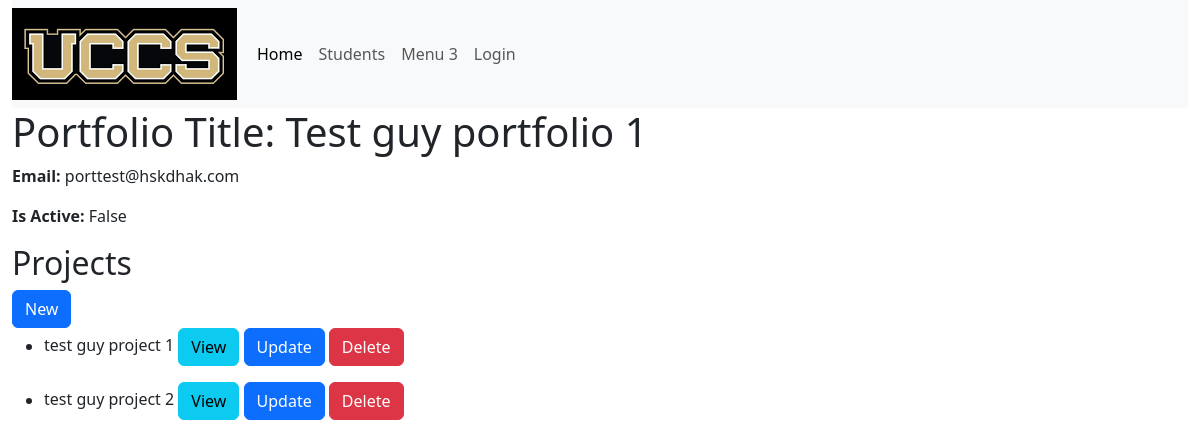
The app's page /portfolio/1, older data.
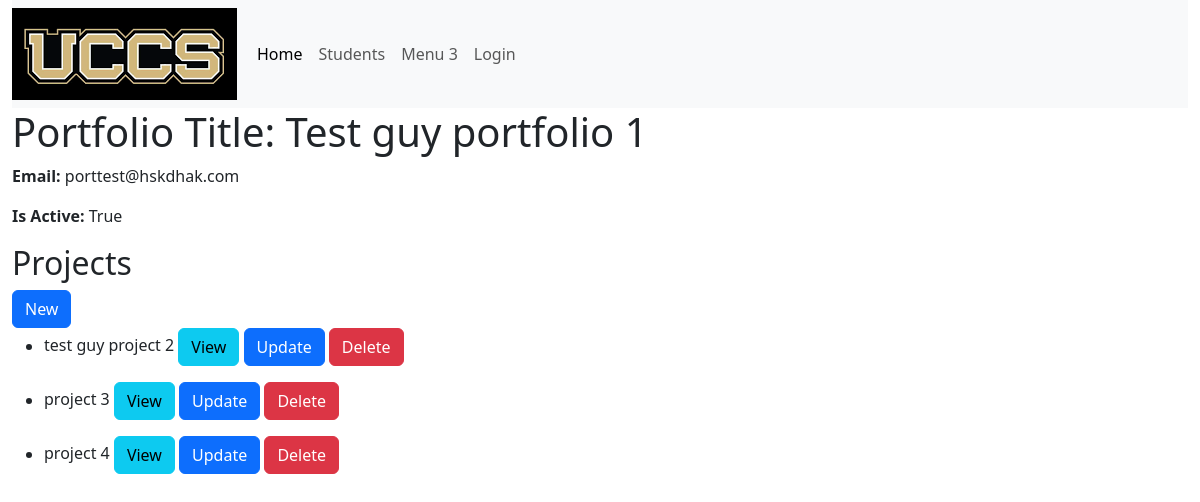
The same page, newer data.
### portfolio_app/models.py (models this page shows, shortened)
class Portfolio(models.Model):
    title = models.CharField(max_length=200)
    contact_email = models.CharField(max_length=200)
    is_active = models.BooleanField(default=False)
    about = models.TextField(blank=True)

class Project(models.Model):
    title = models.CharField(max_length=200)
    description = models.TextField()
    portfolio = models.ForeignKey(Portfolio, on_delete=models.CASCADE)
    def get_absolute_url(self):
        return reverse('project-detail', args=[str(self.id)])

### portfolio_app/views.py (the view)
# urls.py: path('portfolio/<int:pk>', views.PortfolioDetailView.as_view(), name='portfolio-detail'),
class PortfolioDetailView(generic.DetailView):
    model = Portfolio

### portfolio_app/templates/portfolio_app/portfolio_detail.html (shortened to what this page needs)
{% extends "portfolio_app/base_template.html" %}
{% block content %}
<h1>Portfolio Title: {{portfolio.title}}</h1>
<p><strong>Email: </strong> {{portfolio.contact_email}}</p>
<p><strong>Is Active: </strong> {{portfolio.is_active}}</p>
<h2>Projects</h2>
<a class="btn btn-primary" href="{% url 'create-project' portfolio_id=portfolio.id%}" role="button">New</a>
<ul>
{% for project in portfolio.project_set.all %}
    <li>{{ project.title }}
    <a class="btn btn-info" href="{{ project.get_absolute_url }}" role="button">View</a>
    <a class="btn btn-primary" href="{% url 'update-project' portfolio_id=portfolio.id project_id=project.id %}" role="button">Update</a>
    <a class="btn btn-danger" href="{% url 'delete-project' portfolio_id=portfolio.id project_id=project.id %}" role="button">Delete</a>
    </li>
{% empty %}
    <li>No projects found.</li>
{% endfor %}
</ul>
{% endblock %}

### portfolio_app/templates/portfolio_app/base_template.html (shortened to what this page needs)
{% load static %}
{% load django_bootstrap5 %}
<!DOCTYPE html>
<html lang="en">
 <head>
   {% bootstrap_css %}
   <link href="https://cdn.jsdelivr.net/npm/bootstrap@5.3.1/dist/css/bootstrap.min.css" rel="stylesheet">
 </head>
 <body>
   <div class="container-fluid">
     <nav class="navbar navbar-expand-lg bg-body-tertiary">
       <img src="{% static 'images/uccs_logo.png' %}">
       <div class="container-fluid">
         <div class="collapse navbar-collapse" id="navbarNavAltMarkup">
           <div class="navbar-nav">
             <a class="nav-link active" aria-current="page" href="{% url 'index' %}">Home</a>
             <a class="nav-link" href="{% url 'students'%}">Students</a>
             <a class="nav-link" href="#">Menu 3</a>
             {% if user.is_authenticated %}
               <a class="nav-link" href="{% url 'logout' %}?next={{ request.path }}">Logout {{user}}</a>
             {% else %}
               <a class="nav-link" href="{% url 'login' %}?next={{ request.path }}">Login</a>
             {% endif %}
           </div>
         </div>
       </div>
     </nav>
       <div class="col-sm-10">
         {% block content %}
         {% endblock %}
       </div>
     </div>
 </body>
</html>

Row changes from the older to the newer data that the page shows:
removed Project: title "test guy project 1"
changed Portfolio "Test guy portfolio 1": is_active "False" → "True"
added Project: title "project 3"
added Project: title "project 4"
